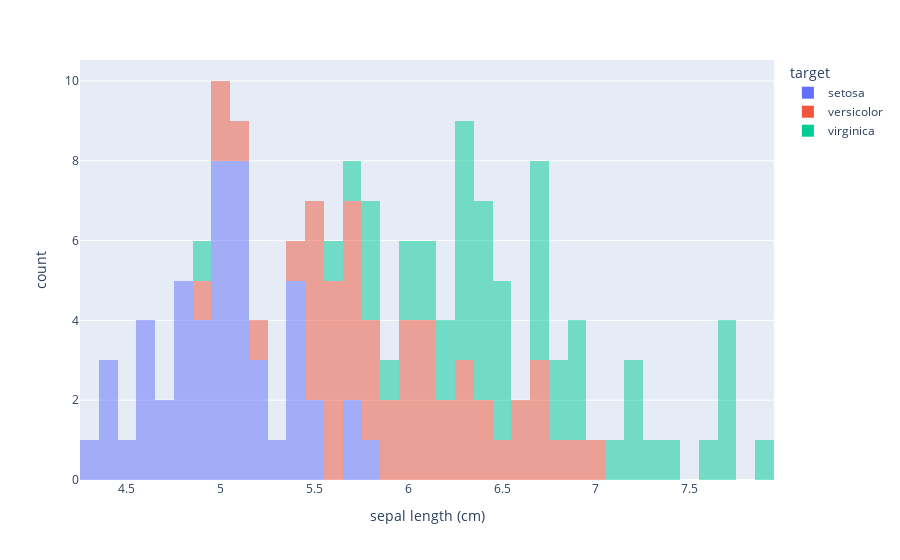

Notebook code cell kept with this figure:
### Code cell
# make histogram with half transparency, bin size is 0.2
px.histogram(df, x="sepal length (cm)", color="target", opacity=0.5, nbins=50)

### Figure 1 — Plotly figure (JSON) as saved in the notebook; plotly's stock layout.template omitted (floating-point values rounded to 4 significant figures)
{"data": [{"alignmentgroup": "True", "bingroup": "x", "hovertemplate": "target=setosa<br>sepal length (cm)=%{x}<br>count=%{y}<extra></extra>", "legendgroup": "setosa", "marker": {"color": "#636efa", "opacity": 0.5, "pattern": {"shape": ""}}, "name": "setosa", "nbinsx": 50, "offsetgroup": "setosa", "orientation": "v", "showlegend": true, "type": "histogram", "x": [5.1, 4.9, 4.7, 4.6, 5, 5.4, 4.6, 5, 4.4, 4.9, 5.4, 4.8, 4.8, 4.3, 5.8, 5.7, 5.4, 5.1, 5.7, 5.1, 5.4, 5.1, 4.6, 5.1, 4.8, 5, 5, 5.2, 5.2, 4.7, 4.8, 5.4, 5.2, 5.5, 4.9, 5, 5.5, 4.9, 4.4, 5.1, 5, 4.5, 4.4, 5, 5.1, 4.8, 5.1, 4.6, 5.3, 5], "xaxis": "x", "yaxis": "y"}, {"alignmentgroup": "True", "bingroup": "x", "hovertemplate": "target=versicolor<br>sepal length (cm)=%{x}<br>count=%{y}<extra></extra>", "legendgroup": "versicolor", "marker": {"color": "#EF553B", "opacity": 0.5, "pattern": {"shape": ""}}, "name": "versicolor", "nbinsx": 50, "offsetgroup": "versicolor", "orientation": "v", "showlegend": true, "type": "histogram", "x": [7, 6.4, 6.9, 5.5, 6.5, 5.7, 6.3, 4.9, 6.6, 5.2, 5, 5.9, 6, 6.1, 5.6, 6.7, 5.6, 5.8, 6.2, 5.6, 5.9, 6.1, 6.3, 6.1, 6.4, 6.6, 6.8, 6.7, 6, 5.7, 5.5, 5.5, 5.8, 6, 5.4, 6, 6.7, 6.3, 5.6, 5.5, 5.5, 6.1, 5.8, 5, 5.6, 5.7, 5.7, 6.2, 5.1, 5.7], "xaxis": "x", "yaxis": "y"}, {"alignmentgroup": "True", "bingroup": "x", "hovertemplate": "target=virginica<br>sepal length (cm)=%{x}<br>count=%{y}<extra></extra>", "legendgroup": "virginica", "marker": {"color": "#00cc96", "opacity": 0.5, "pattern": {"shape": ""}}, "name": "virginica", "nbinsx": 50, "offsetgroup": "virginica", "orientation": "v", "showlegend": true, "type": "histogram", "x": [6.3, 5.8, 7.1, 6.3, 6.5, 7.6, 4.9, 7.3, 6.7, 7.2, 6.5, 6.4, 6.8, 5.7, 5.8, 6.4, 6.5, 7.7, 7.7, 6, 6.9, 5.6, 7.7, 6.3, 6.7, 7.2, 6.2, 6.1, 6.4, 7.2, 7.4, 7.9, 6.4, 6.3, 6.1, 7.7, 6.3, 6.4, 6, 6.9, 6.7, 6.9, 5.8, 6.8, 6.7, 6.7, 6.3, 6.5, 6.2, 5.9], "xaxis": "x", "yaxis": "y"}], "layout": {"barmode": "relative", "legend": {"title": {"text": "target"}, "tracegroupgap": 0}, "margin": {"t": 60}, "xaxis": {"anchor": "y", "domain": [0, 1], "title": {"text": "sepal length (cm)"}}, "yaxis": {"anchor": "x", "domain": [0, 1], "title": {"text": "count"}}}}
